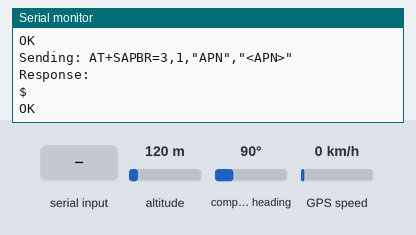
Recording of a sketch running on a simulated Arduino Mega 2560, built with avr-gcc and run on an emulated ATmega2560. On the bench: the last lines printed to the serial monitor. Inputs (shaded band) come from the test bench; at power-on: GPS speed 0 km/h, altitude 120 m, compass heading 90°. The GPS gets a fix after 3 s at 37.7749, -122.4194 with 8 satellites; the modem accepts every AT command (registered, SIM ready, sends succeed) and sends nothing else.

Above: at 11.8 s.
11.9 s: "+SAPBR: 1,1" received over the second serial link
17.9 s: "1" received over the second serial link
23.9 s: GPS speed set to 4 km/h
At 37.3 s:
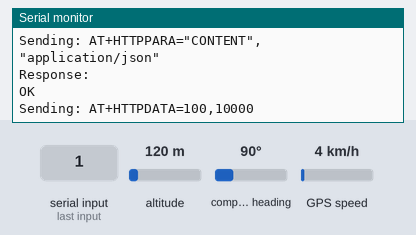
51.7 s: "+SAPBR: 1,0" received over the second serial link
At 61.7 s:
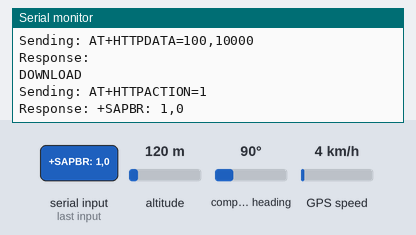
70.7 s: GPS speed set to 30 km/h
At 72.3 s:
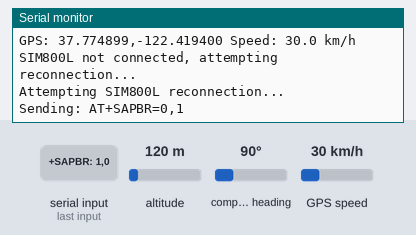

Measured:
- the behaviour switches between 2 and 3 km/h on GPS speed (found by bisection; images 0 and 1)
- after the input at 23.9 s, the serial monitor: prints a new line after 4.3 s (image 1)
- after the input at 51.7 s, the serial monitor: prints a new line after 9.6 s (image 2)
- after the input at 70.7 s, the serial monitor: prints a new line after 0.74 s (image 3)

The sketch:

mega_tracker_http.ino
```cpp
/*
 * Arduino Mega GPS Tracker with SIM800L 2G Module
 * Fallback device implementation using HTTP POST
 *
 * Hardware:
 * - Arduino Mega 2560
 * - SIM800L 2G Module
 * - NEO-6M GPS Module
 *
 * Features:
 * - Real-time GPS tracking via HTTP POST
 * - Automatic reconnection with exponential backoff
 * - Configurable reporting intervals
 * - External NEO-6M GPS module
 */

#include <TinyGPSPlus.h>
#include <SoftwareSerial.h>
#include <ArduinoJson.h>

// ============================================================================
// CONFIGURATION - UPDATE THESE VALUES
// ============================================================================

// Server Configuration
#define SERVER_HOST "<SERVER_HOST>"           // e.g., "192.168.1.100" or "yourdomain.com"
#define SERVER_PORT 3000                      // Server port
#define DEVICE_ID "<DEVICE_ID>"               // e.g., "MEGA_001"
#define DEVICE_TOKEN "<DEVICE_TOKEN>"         // e.g., "your_secret_token"

// SIM800L Configuration
#define APN "<APN>"                          // e.g., "internet" or "data"

// Reporting Intervals (milliseconds)
#define MOVING_INTERVAL 30000    // 30 seconds when moving
#define IDLE_INTERVAL 120000     // 2 minutes when idle
#define MIN_SPEED_KMH 2.0        // Speed threshold for "moving" status

// Hardware Pins
#define SIM800L_TX_PIN 10
#define SIM800L_RX_PIN 11
#define NEO6M_TX_PIN 8
#define NEO6M_RX_PIN 9

// ============================================================================
// GLOBAL VARIABLES
// ============================================================================

SoftwareSerial simSerial(SIM800L_RX_PIN, SIM800L_TX_PIN);  // SIM800L
SoftwareSerial gpsSerial(NEO6M_RX_PIN, NEO6M_TX_PIN);      // NEO-6M

TinyGPSPlus gps;

// Tracking variables
unsigned long lastReport = 0;
unsigned long lastPositionUpdate = 0;
float lastLat = 0, lastLng = 0;
float currentSpeed = 0;
int currentHeading = 0;
int satelliteCount = 0;
bool isMoving = false;

// Connection management
unsigned long lastReconnectAttempt = 0;
unsigned long reconnectDelay = 5000;
const unsigned long maxReconnectDelay = 60000;
bool isConnected = false;

// ============================================================================
// SETUP FUNCTION
// ============================================================================

void setup() {
  Serial.begin(115200);
  delay(1000);

  Serial.println("Arduino Mega GPS Tracker Starting...");
  Serial.println("Device ID: " + String(DEVICE_ID));

  // Initialize SIM800L
  simSerial.begin(9600);
  delay(1000);

  // Initialize GPS
  gpsSerial.begin(9600);
  delay(1000);

  // Initialize SIM800L module
  initializeSIM800L();

  Serial.println("Setup complete. Starting main loop...");
}

// ============================================================================
// MAIN LOOP
// ============================================================================

void loop() {
  // Process GPS data
  processGPS();

  // Check if it's time to report
  unsigned long currentTime = millis();
  unsigned long reportInterval = isMoving ? MOVING_INTERVAL : IDLE_INTERVAL;

  if (currentTime - lastReport >= reportInterval) {
    if (hasValidGPS()) {
      sendLocationUpdate();
      lastReport = currentTime;
    }
  }

  delay(100);
}

// ============================================================================
// SIM800L FUNCTIONS
// ============================================================================

void initializeSIM800L() {
  Serial.println("Initializing SIM800L...");

  // Power on sequence
  sendATCommand("AT");
  delay(2000);

  // Check SIM card
  sendATCommand("AT+CPIN?");
  delay(3000);

  // Set APN
  String apnCmd = "AT+SAPBR=3,1,\"APN\",\"" + String(APN) + "\"";
  sendATCommand(apnCmd);
  delay(2000);

  // Open bearer
  sendATCommand("AT+SAPBR=1,1");
  delay(5000);

  // Check network registration
  sendATCommand("AT+CREG?");
  delay(2000);

  // Check signal quality
  sendATCommand("AT+CSQ");
  delay(2000);

  // Get IP address
  sendATCommand("AT+SAPBR=2,1");
  delay(2000);

  Serial.println("SIM800L initialization complete");
}

void sendATCommand(String command) {
  Serial.println("Sending: " + command);
  simSerial.println(command);
  delay(1000);

  String response = "";
  unsigned long timeout = millis() + 10000;

  while (millis() < timeout) {
    if (simSerial.available()) {
      char c = simSerial.read();
      response += c;
      if (response.endsWith("OK") || response.endsWith("ERROR")) {
        break;
      }
    }
  }

  Serial.println("Response: " + response);

  // Check for connection status
  if (response.indexOf("+SAPBR: 1,1") >= 0) {
    isConnected = true;
  } else if (response.indexOf("+SAPBR: 1,0") >= 0) {
    isConnected = false;
  }
}

// ============================================================================
// GPS FUNCTIONS
// ============================================================================

void processGPS() {
  while (gpsSerial.available() > 0) {
    if (gps.encode(gpsSerial.read())) {
      if (gps.location.isValid()) {
        lastLat = gps.location.lat();
        lastLng = gps.location.lng();
        currentSpeed = gps.speed.kmph();
        currentHeading = gps.course.deg();
        satelliteCount = gps.satellites.value();

        isMoving = (currentSpeed > MIN_SPEED_KMH);
        lastPositionUpdate = millis();

        Serial.println("GPS: " + String(lastLat, 6) + "," + String(lastLng, 6) +
                      " Speed: " + String(currentSpeed, 1) + " km/h");
      }
    }
  }
}

// ============================================================================
// HTTP FUNCTIONS
// ============================================================================

void sendLocationUpdate() {
  if (!isConnected) {
    Serial.println("SIM800L not connected, attempting reconnection...");
    reconnectSIM800L();
    return;
  }

  // Create JSON payload
  DynamicJsonDocument doc(512);
  doc["device_id"] = DEVICE_ID;
  doc["lat"] = lastLat;
  doc["lng"] = lastLng;
  doc["speed"] = currentSpeed;
  doc["heading"] = currentHeading;
  doc["sats"] = satelliteCount;
  doc["ts"] = millis();

  String payload;
  serializeJson(doc, payload);

  // Send HTTP POST request
  String httpRequest = "POST /api/track HTTP/1.1\r\n";
  httpRequest += "Host: " + String(SERVER_HOST) + ":" + String(SERVER_PORT) + "\r\n";
  httpRequest += "Content-Type: application/json\r\n";
  httpRequest += "Content-Length: " + String(payload.length()) + "\r\n";
  httpRequest += "X-Device-Token: " + String(DEVICE_TOKEN) + "\r\n";
  httpRequest += "Connection: close\r\n\r\n";
  httpRequest += payload;

  // Send request
  sendATCommand("AT+HTTPINIT");
  delay(1000);

  String url = "http://" + String(SERVER_HOST) + ":" + String(SERVER_PORT) + "/api/track";
  String urlCmd = "AT+HTTPPARA=\"URL\",\"" + url + "\"";
  sendATCommand(urlCmd);
  delay(1000);

  sendATCommand("AT+HTTPPARA=\"CONTENT\",\"application/json\"");
  delay(1000);

  // Set data
  String dataCmd = "AT+HTTPDATA=" + String(payload.length()) + ",10000";
  sendATCommand(dataCmd);
  delay(1000);

  simSerial.print(payload);
  delay(2000);

  // Send request
  sendATCommand("AT+HTTPACTION=1");
  delay(5000);

  // Read response
  sendATCommand("AT+HTTPREAD");
  delay(2000);

  // Terminate HTTP session
  sendATCommand("AT+HTTPTERM");
  delay(1000);

  Serial.println("Location sent: " + payload);
}

void reconnectSIM800L() {
  unsigned long currentTime = millis();

  if (currentTime - lastReconnectAttempt >= reconnectDelay) {
    Serial.println("Attempting SIM800L reconnection...");

    // Close any existing bearer
    sendATCommand("AT+SAPBR=0,1");
    delay(2000);

    // Reinitialize connection
    initializeSIM800L();

    lastReconnectAttempt = currentTime;

    // Exponential backoff
    reconnectDelay *= 2;
    if (reconnectDelay > maxReconnectDelay) {
      reconnectDelay = maxReconnectDelay;
    }
  }
}

// ============================================================================
// UTILITY FUNCTIONS
// ============================================================================

bool hasValidGPS() {
  return (lastLat != 0 && lastLng != 0 &&
          (millis() - lastPositionUpdate) < 300000); // 5 minutes timeout
}

// ============================================================================
// ALTERNATIVE HTTP IMPLEMENTATION (Query Parameter Token)
// ============================================================================

/*
 * If your server doesn't support X-Device-Token header,
 * you can use query parameter instead:
 *
 * Replace the sendLocationUpdate() function with this version:
 */

void sendLocationUpdateWithQueryToken() {
  if (!isConnected) {
    Serial.println("SIM800L not connected, attempting reconnection...");
    reconnectSIM800L();
    return;
  }

  // Create JSON payload
  DynamicJsonDocument doc(512);
  doc["device_id"] = DEVICE_ID;
  doc["lat"] = lastLat;
  doc["lng"] = lastLng;
  doc["speed"] = currentSpeed;
  doc["heading"] = currentHeading;
  doc["sats"] = satelliteCount;
  doc["ts"] = millis();

  String payload;
  serializeJson(doc, payload);

  // Send HTTP POST request with token as query parameter
  String url = "http://" + String(SERVER_HOST) + ":" + String(SERVER_PORT) +
               "/api/track?token=" + String(DEVICE_TOKEN);

  String httpRequest = "POST " + url + " HTTP/1.1\r\n";
  httpRequest += "Host: " + String(SERVER_HOST) + ":" + String(SERVER_PORT) + "\r\n";
  httpRequest += "Content-Type: application/json\r\n";
  httpRequest += "Content-Length: " + String(payload.length()) + "\r\n";
  httpRequest += "Connection: close\r\n\r\n";
  httpRequest += payload;

  // Send request (same AT commands as above)
  sendATCommand("AT+HTTPINIT");
  delay(1000);

  String urlCmd = "AT+HTTPPARA=\"URL\",\"" + url + "\"";
  sendATCommand(urlCmd);
  delay(1000);

  sendATCommand("AT+HTTPPARA=\"CONTENT\",\"application/json\"");
  delay(1000);

  String dataCmd = "AT+HTTPDATA=" + String(payload.length()) + ",10000";
  sendATCommand(dataCmd);
  delay(1000);

  simSerial.print(payload);
  delay(2000);

  sendATCommand("AT+HTTPACTION=1");
  delay(5000);

  sendATCommand("AT+HTTPREAD");
  delay(2000);

  sendATCommand("AT+HTTPTERM");
  delay(1000);

  Serial.println("Location sent: " + payload);
}
```
